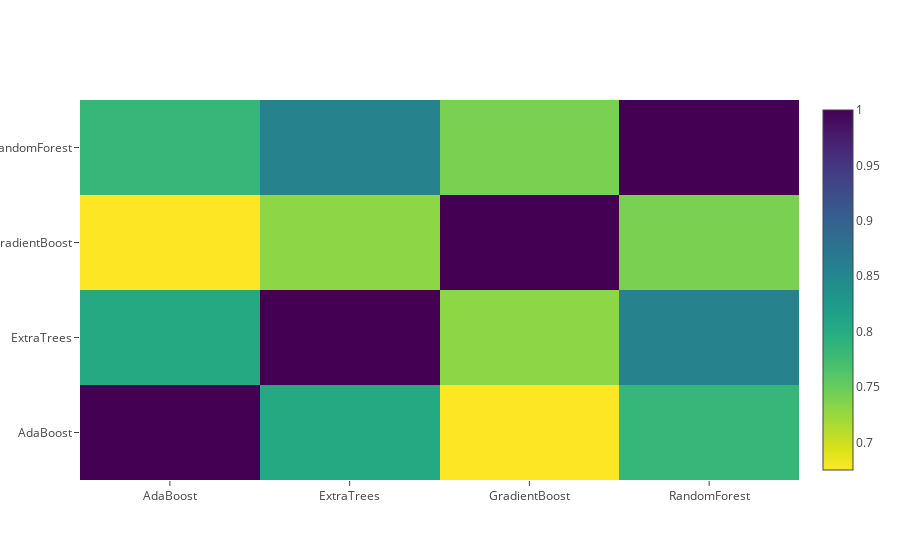

The notebook cell saved with this chart:
### Code cell
data = [go.Heatmap(z=base_predictions_train.astype(float).corr().values,
                  x=base_predictions_train.columns.values,
                  y=base_predictions_train.columns.values,
                  colorscale='Viridis',
                  showscale=True,
                  reversescale=True)]
py.iplot(data, filename='labelled-heatmap')

### Figure 1 — Plotly figure (JSON) as saved in the notebook; plotly's stock layout.template omitted (floating-point values rounded to 4 significant figures)
{"data": [{"colorscale": "Viridis", "reversescale": true, "showscale": true, "type": "heatmap", "uid": "310680d6-a703-478d-927d-b35a9a40fd01", "x": ["AdaBoost", "ExtraTrees", "GradientBoost", "RandomForest"], "y": ["AdaBoost", "ExtraTrees", "GradientBoost", "RandomForest"], "z": [[1, 0.804, 0.6751, 0.7837], [0.804, 1, 0.7305, 0.8557], [0.6751, 0.7305, 1, 0.7404], [0.7837, 0.8557, 0.7404, 1]]}], "layout": {}}
